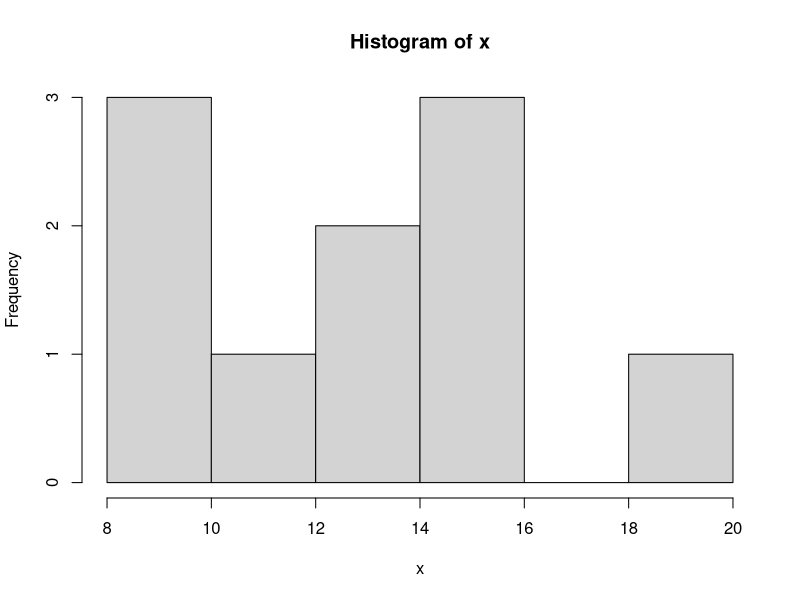
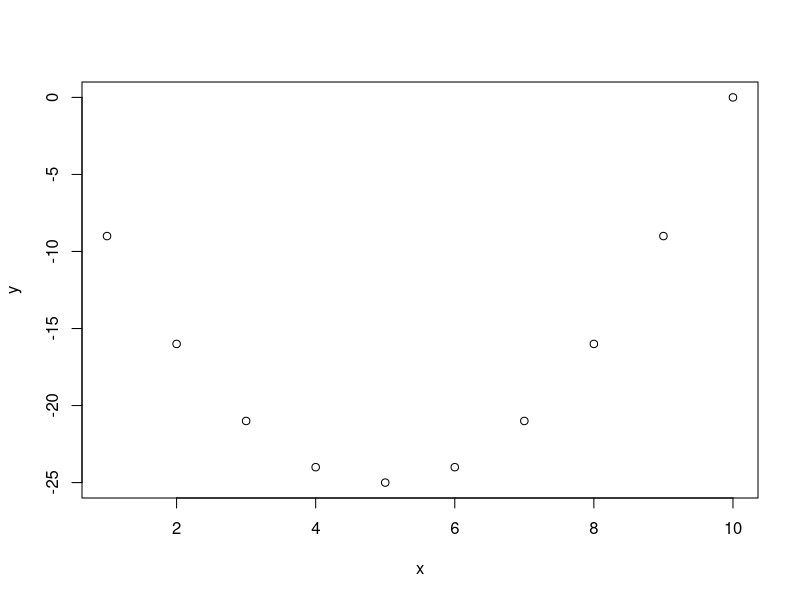
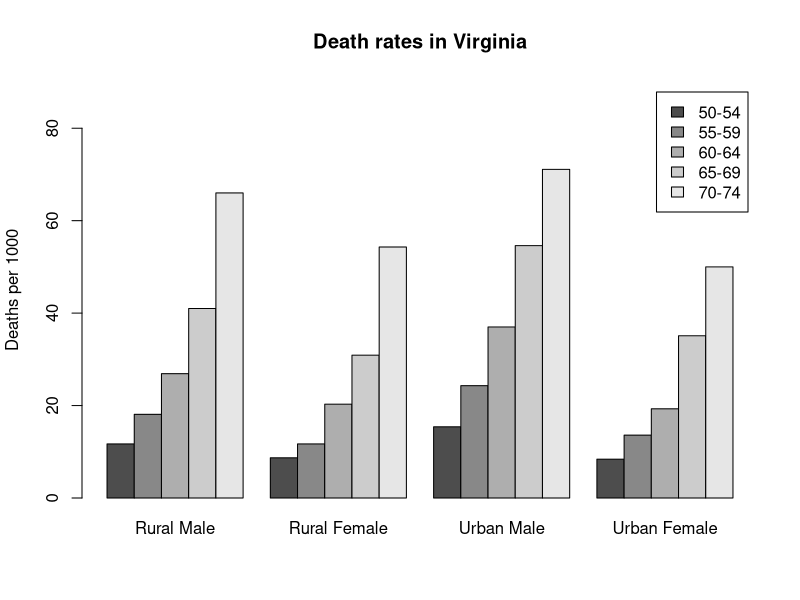
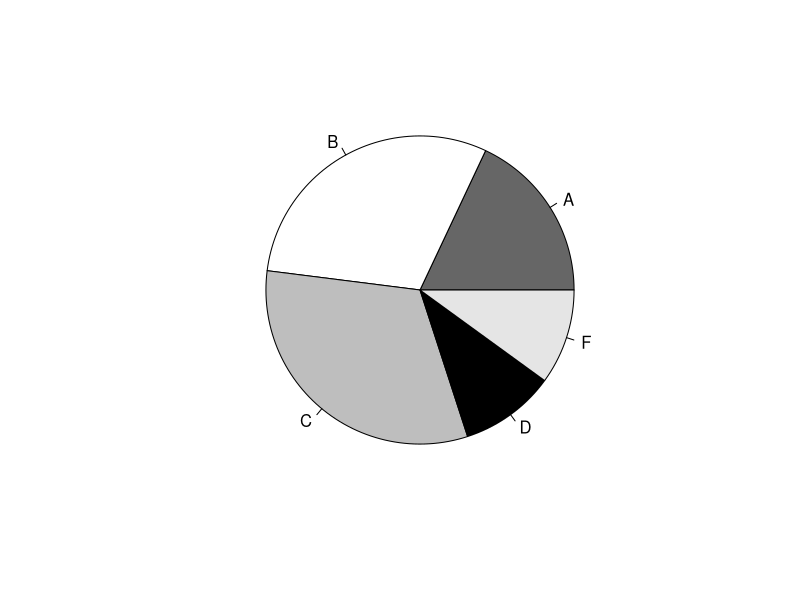
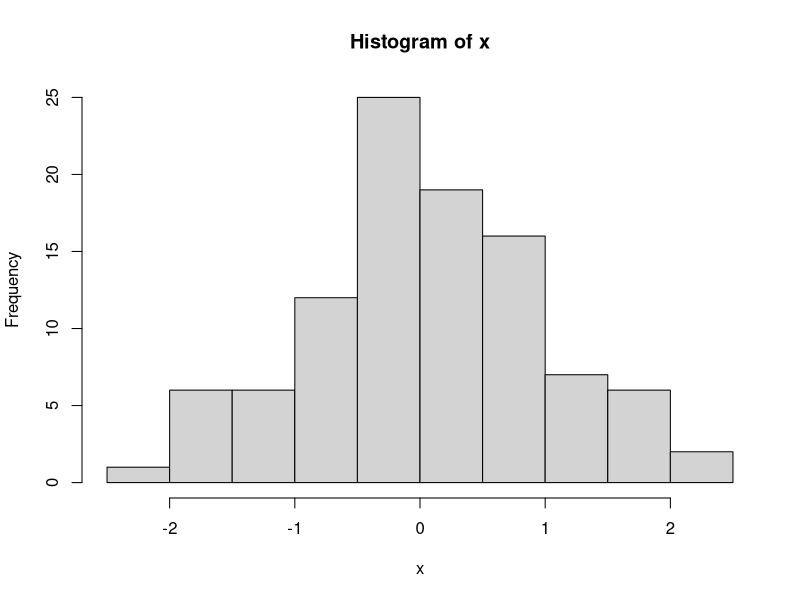
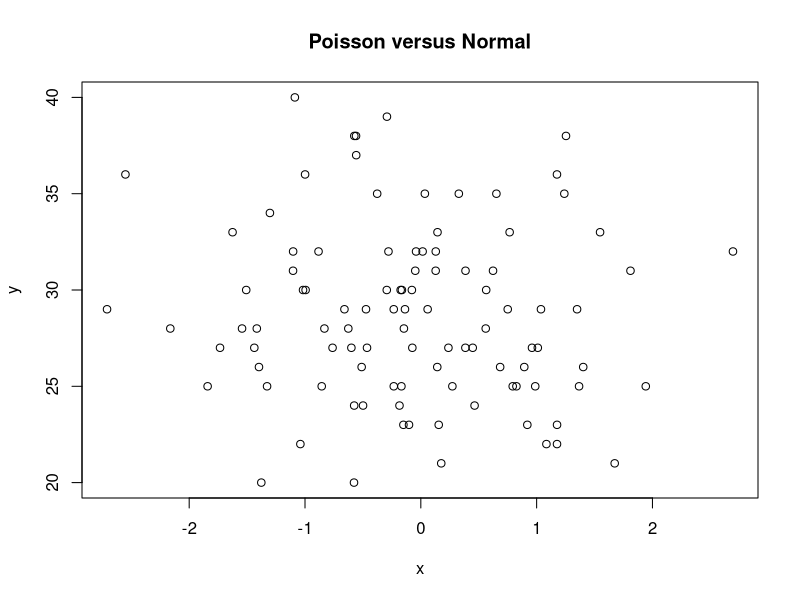
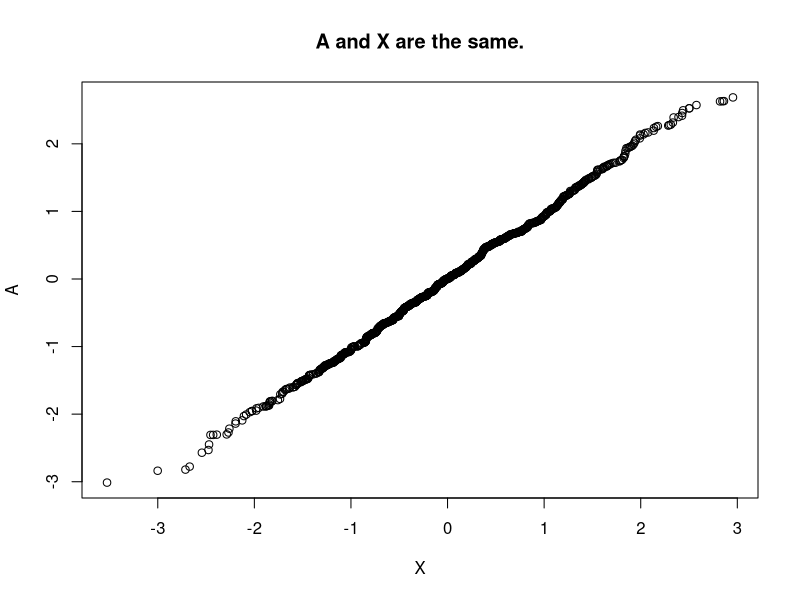
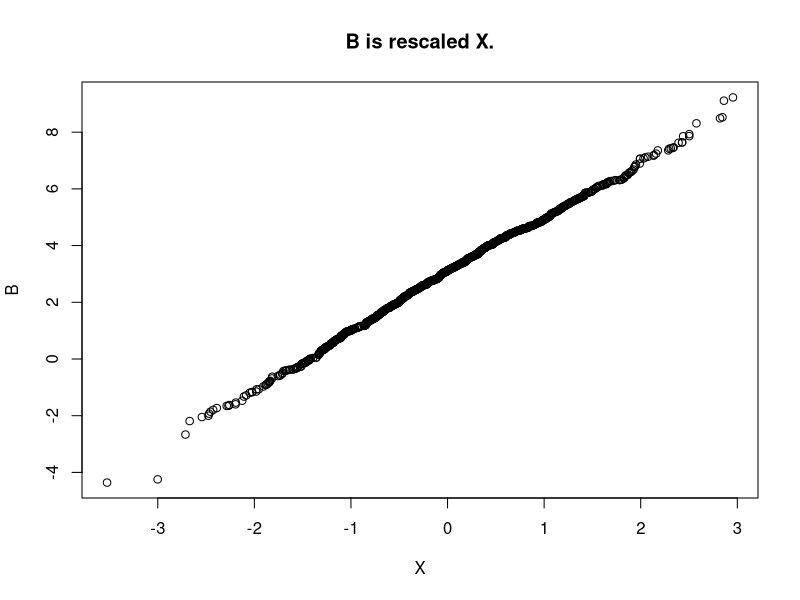

The R script that drew these images, in order:
## ---- chunk 1
5+49
3-8
3*5
31%%7
31%/%7
## ---- chunk 2
c(0,7,8)
## ---- chunk 3
numbers5to20<-5:20
c(numbers5to20,7)
## ---- chunk 4
mess<-c(numbers5to20,7)
mess[8]
## ---- chunk 5
mess[-(3:11)]
## ---- chunk 6
x<-c(0,7,8)
x*3
## ---- chunk 7
y<--x-5
## ---- chunk 8
x^3
## ---- chunk 9
y^x
## ---- chunk 10
knitr::opts_chunk$set(echo = TRUE)
## ---- chunk 11
rep(seq(2,20,by=2),2)
## ---- chunk 12
rep(c(1,4),c(3,2))
## ---- chunk 13
rep(seq(2,20,2),rep(2,10))
## ---- chunk 14
colors<-c("red","yellow","blue")
more.colors<-c(colors,"green","magenta","cyan")
more.colors
## ---- chunk 15
paste(colors,"flowers")
## ---- chunk 16
paste("several",colors,"s",sep="")
## ---- chunk 17
paste("I like",colors,collapse = ",")
## ---- chunk 18
m<-matrix(1:6,nrow=2,ncol=3)
m
## ---- chunk 19
m[1,2]
## ---- chunk 20
a<-array(1:24,c(3,4,2))
a
## ---- chunk 21
colors<-c("red","yellow","blue")
numbers<-c(1,2,3)
colors.and.numbers<-data.frame(colors,numbers,more.numbers=c(4,5,6))
colors.and.numbers
## ---- chunk 22
x<-c(12,15,13,20,14,16,10,10,8,15)
hist(x)
x<-seq(1,10)
y<-x^2-10*x
plot(x,y)

## ---- chunk 23
barplot(VADeaths,beside=TRUE,legend=TRUE,ylim = c(0,90),ylab = "Deaths per 1000",main="Death rates in Virginia")
## ---- chunk 24
groupsizes<-c(18,30,32,10,10)
labels<-c("A","B","C","D","F")
pie(groupsizes,labels,col=c("grey40","white","grey","black","grey90"))
## ---- chunk 25
x<-rnorm(100)
hist(x)
## ---- chunk 26
x<-rnorm(100)
y<-rpois(100,30)
plot(x,y,main="Poisson versus Normal")

## ---- chunk 27
X<-rnorm(1000)
A<-rnorm(1000)
qqplot(X,A,main="A and X are the same.")
B<-rnorm(1000,mean=3,sd=2)
qqplot(X,B,main="B is rescaled X.")
C<-rt(1000,df=2)
qqplot(X,C,main="C has heavler tails.")
D<-exp(rnorm(1000))
qqplot(X,D,main="D is skewed to the right.")
## ---- chunk 28
summary(cars)
## ---- chunk 29
plot(pressure)
